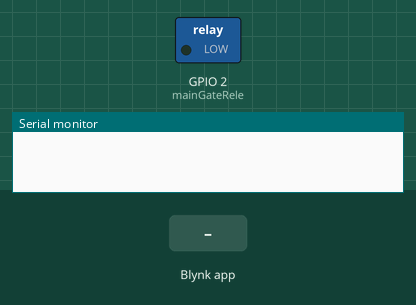
The sketch below on a simulated ESP8266 (NodeMCU). On the bench: switched loads named in the sketch (green lamp = pin HIGH), the last lines printed to the serial monitor. Inputs (shaded band) come from the test bench. WiFi joins after 1.5 s; servers stay silent unless stated.

Above: at 3.0 s.
3.1 s: Blynk app writes 0 to V0
At 3.7 s:
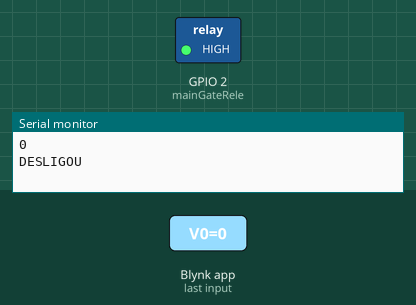
4.6 s: Blynk app writes 1 to V0
At 4.9 s:
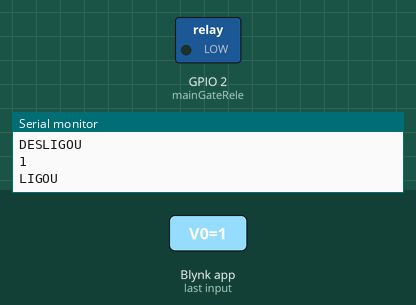
6.1 s: Blynk app writes 200 to V0
At 7.2 s:
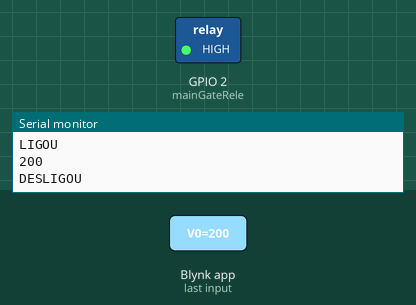
Timing chart, 0 to 9.1 s (numbered marks = the images above; inputs shaded):
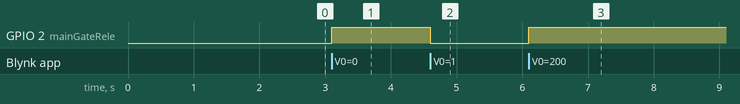

Measured:
- after the input at 3.1 s, GPIO 2 (mainGateRele): LOW → HIGH at once
- after the input at 4.6 s, GPIO 2 (mainGateRele): HIGH → LOW at once
- after the input at 6.1 s, GPIO 2 (mainGateRele): LOW → HIGH at once

The sketch:

portao_iot.ino
```cpp
#define BLYNK_PRINT Serial

#include <ESP8266WiFi.h>
#include <BlynkSimpleEsp8266.h>

// You should get Auth Token in the Blynk App.
// Go to the Project Settings (nut icon).
char auth[] = "yKsZqxh5lBLR6UFs2nsIHmH8MS5xrVo3";

// Your WiFi credentials.
// Set password to "" for open networks.
char ssid[] = "marinho";
char pass[] = "marinho153060";

const int mainGateRele = 2;

void setup(){
  Serial.begin(9600);
  delay(10);
  delay(10);
  digitalWrite(mainGateRele, HIGH);
  Blynk.begin(auth, ssid, pass);
}

void loop(){
  Blynk.run();
}


BLYNK_WRITE(V0){
  pinMode(mainGateRele, OUTPUT);
  int pinValue = param.asInt();
  Serial.println(pinValue);
  if (pinValue == 1) {
    Serial.println("LIGOU");
    digitalWrite(mainGateRele, LOW);
  } else {
    Serial.println("DESLIGOU");
    digitalWrite(mainGateRele, HIGH);
  }
}
```
